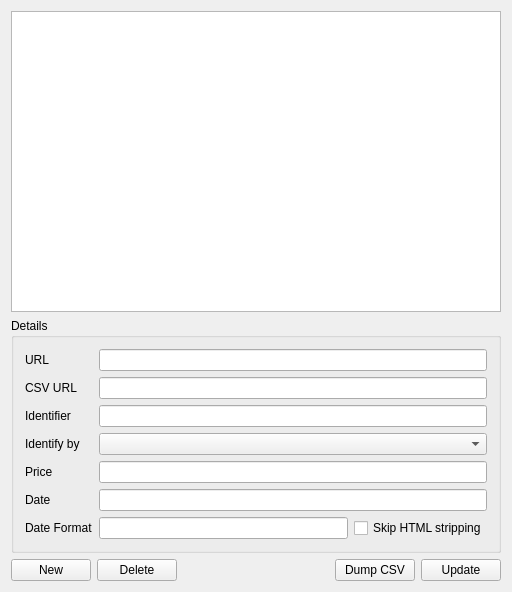
<?xml version="1.0" encoding="UTF-8"?>
<ui version="4.0">
 <class>KSettingsOnlineQuotes</class>
 <widget class="QWidget" name="KSettingsOnlineQuotes">
  <property name="geometry">
   <rect>
    <x>0</x>
    <y>0</y>
    <width>512</width>
    <height>592</height>
   </rect>
  </property>
  <property name="minimumSize">
   <size>
    <width>0</width>
    <height>0</height>
   </size>
  </property>
  <property name="windowTitle">
   <string>Online Quotes</string>
  </property>
  <layout class="QVBoxLayout">
   <item>
    <widget class="QListWidget" name="m_quoteSourceList">
     <property name="sizePolicy">
      <sizepolicy hsizetype="Expanding" vsizetype="MinimumExpanding">
       <horstretch>0</horstretch>
       <verstretch>0</verstretch>
      </sizepolicy>
     </property>
    </widget>
   </item>
   <item>
    <widget class="QGroupBox" name="groupParsing">
     <property name="whatsThis">
      <string>&lt;i&gt;Enter regular expressions which can be used to parse the data returned from the URL entered above.  The symbol, price, and date must be found in the quote data to be usable. You may also try the KMyMoney user's mailinglist at &lt;a href="mailto:kmymoney@kde.org"&gt;kmymoney@kde.org&lt;/a&gt; to find what settings work for other users in your country.&lt;/i&gt;</string>
     </property>
     <property name="title">
      <string>Details</string>
     </property>
     <layout class="QGridLayout">
      <item row="7" column="0">
       <widget class="QLabel" name="textLabel4_2">
        <property name="text">
         <string>Date Format</string>
        </property>
        <property name="wordWrap">
         <bool>false</bool>
        </property>
       </widget>
      </item>
      <item row="2" column="0">
       <widget class="QLabel" name="textLabel2">
        <property name="text">
         <string>Identifier</string>
        </property>
        <property name="wordWrap">
         <bool>false</bool>
        </property>
       </widget>
      </item>
      <item row="1" column="1" colspan="2">
       <widget class="KLineEdit" name="m_editCSVURL"/>
      </item>
      <item row="2" column="1" colspan="2">
       <widget class="KLineEdit" name="m_editIdentifier">
        <property name="toolTip">
         <string>Regular Expression to extract the identifier from the downloaded data</string>
        </property>
       </widget>
      </item>
      <item row="4" column="0">
       <widget class="QLabel" name="textLabel3">
        <property name="text">
         <string>Price</string>
        </property>
        <property name="wordWrap">
         <bool>false</bool>
        </property>
       </widget>
      </item>
      <item row="5" column="1" colspan="2">
       <widget class="KLineEdit" name="m_editDate">
        <property name="toolTip">
         <string>Regular Expression to extract the date from the downloaded data</string>
        </property>
       </widget>
      </item>
      <item row="5" column="0">
       <widget class="QLabel" name="textLabel4">
        <property name="text">
         <string>Date</string>
        </property>
        <property name="wordWrap">
         <bool>false</bool>
        </property>
       </widget>
      </item>
      <item row="0" column="0">
       <widget class="QLabel" name="textLabel1">
        <property name="text">
         <string>URL</string>
        </property>
        <property name="wordWrap">
         <bool>false</bool>
        </property>
       </widget>
      </item>
      <item row="1" column="0">
       <widget class="QLabel" name="label">
        <property name="text">
         <string>CSV URL</string>
        </property>
       </widget>
      </item>
      <item row="0" column="1" colspan="2">
       <widget class="KLineEdit" name="m_editURL">
        <property name="toolTip">
         <string>URL to be used to download the quote</string>
        </property>
        <property name="whatsThis">
         <string>Enter the URL from which stock quotes will be fetched.  &lt;b&gt;%1&lt;/b&gt; will be replaced with the symbol for the security being quoted. For currency conversions, &lt;b&gt;%2&lt;/b&gt; will be replaced with the currency to be quoted and &lt;b&gt;%1&lt;/b&gt; with the currency the quote is based on.</string>
        </property>
       </widget>
      </item>
      <item row="7" column="1">
       <widget class="KLineEdit" name="m_editDateFormat">
        <property name="toolTip">
         <string>Regular Expression to extract the date from the downloaded data</string>
        </property>
       </widget>
      </item>
      <item row="3" column="1" colspan="2">
       <widget class="QComboBox" name="m_editIdentifyBy"/>
      </item>
      <item row="4" column="1" colspan="2">
       <widget class="KLineEdit" name="m_editPrice">
        <property name="toolTip">
         <string>Regular Expression to extract the price from the downloaded data</string>
        </property>
       </widget>
      </item>
      <item row="7" column="2">
       <widget class="QCheckBox" name="m_skipStripping">
        <property name="whatsThis">
         <string>&lt;p&gt;For easier processing of the data returned by the online source, KMyMoney usually strips unused parts before it is parsed with the regular expressions. If matching of the fields relies on those items, then use this option to turn stripping off.&lt;/p&gt;

&lt;p&gt;The following items are usually removed by stripping:

&lt;ul&gt;
&lt;li&gt;HTML tags such as &lt;b&gt;&amp;lt;tag&amp;gt;&lt;/b&gt;&lt;/li&gt;
&lt;li&gt;&amp; encoded characters such as &lt;b&gt;&amp;amp;nbsp;&lt;/b&gt;&lt;/li&gt;
&lt;li&gt;duplicate whitespace&lt;/li&gt;
&lt;/ul&gt;
&lt;/p&gt;</string>
        </property>
        <property name="text">
         <string>Skip HTML stripping</string>
        </property>
       </widget>
      </item>
      <item row="3" column="0">
       <widget class="QLabel" name="label_2">
        <property name="text">
         <string>Identify by</string>
        </property>
       </widget>
      </item>
     </layout>
    </widget>
   </item>
   <item>
    <layout class="QHBoxLayout">
     <item>
      <widget class="QPushButton" name="m_newButton">
       <property name="toolTip">
        <string>Create a new source entry for online quotes</string>
       </property>
       <property name="whatsThis">
        <string>Use this to create a new entry for online quotes</string>
       </property>
       <property name="text">
        <string comment="@action create new quote source">New</string>
       </property>
      </widget>
     </item>
     <item>
      <widget class="QPushButton" name="m_deleteButton">
       <property name="toolTip">
        <string>Delete the selected source entry</string>
       </property>
       <property name="whatsThis">
        <string>Use this to delete the selected online source entry</string>
       </property>
       <property name="text">
        <string>Delete</string>
       </property>
      </widget>
     </item>
     <item>
      <spacer name="spacer6">
       <property name="orientation">
        <enum>Qt::Horizontal</enum>
       </property>
       <property name="sizeType">
        <enum>QSizePolicy::Expanding</enum>
       </property>
       <property name="sizeHint" stdset="0">
        <size>
         <width>240</width>
         <height>20</height>
        </size>
       </property>
      </spacer>
     </item>
     <item>
      <widget class="QPushButton" name="m_dumpCSVProfile">
       <property name="toolTip">
        <string>Dumps CSV profile used for importing downloaded prices, which can be customized by user in CSV Importer.</string>
       </property>
       <property name="text">
        <string>Dump CSV</string>
       </property>
      </widget>
     </item>
     <item>
      <widget class="QPushButton" name="m_updateButton">
       <property name="toolTip">
        <string>Accepts the entered data and stores it</string>
       </property>
       <property name="whatsThis">
        <string>Use this to accept the modified data.</string>
       </property>
       <property name="text">
        <string comment="@action update quotes from online quote source">Update</string>
       </property>
      </widget>
     </item>
    </layout>
   </item>
  </layout>
 </widget>
 <layoutdefault spacing="6" margin="11"/>
 <customwidgets>
  <customwidget>
   <class>KLineEdit</class>
   <extends>QLineEdit</extends>
   <header>klineedit.h</header>
  </customwidget>
 </customwidgets>
 <resources/>
 <connections/>
</ui>
